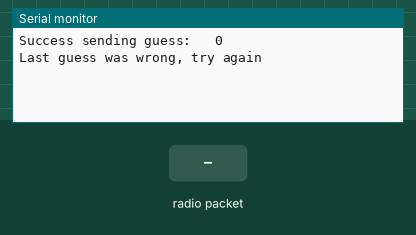
Recording of a sketch running on a simulated Arduino Uno, built with avr-gcc and run on an emulated ATmega328P. On the bench: the last lines printed to the serial monitor. The inputs (shaded band) are chosen by the test bench. No radio packets arrive unless stated.

Above: at 1.2 s.
1.3 s: radio packet "5" arrives
At 2.1 s:
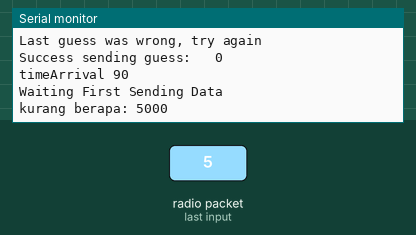
2.8 s: radio packet "90" arrives
At 4.66 s:
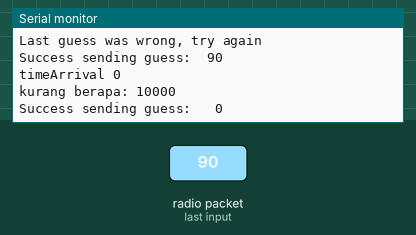

Measured:
- after the input at 1.3 s, the serial monitor: prints a new line at once (image 1)
- after the input at 2.8 s, the serial monitor: prints a new line after 0.71 s (image 2)

The sketch:

client1.ino
```cpp
#include <SPI.h>    //tambahkan librayr untuk komuniaksi spi
#include <nRF24L01.h> //tambahkan library NRF
#include <RF24.h>
#include <dht.h>  //tambahkan library untuk DHT

#define DHT11_PIN A1  //pin dht 11 di A1

dht DHT;  //object deklarasi untuk dht

const int pinCE = 9;  //pin ce untuk NRF
const int pinCSN = 10; //pin CSN untuk NRF
RF24 radio(pinCE, pinCSN);  //deklarasi object yg digunakan untuk NRF
#define WHICH_NODE 2      //id node
const uint64_t wAddress[] = {0x7878787878LL, 0xB3B4B5B6F1LL, 0xB3B4B5B6CDLL, 0xB3B4B5B6A3LL, 0xB3B4B5B60FLL, 0xB3B4B5B605LL}; //alamat node yg akan digunakan
const uint64_t PTXpipe = wAddress[ WHICH_NODE - 1 ];    //inisialisasi alamat transfer untuk NRF
byte counter = 1; //

long int timeArrival = 0;
long int dataArrival = 0;
long int currentMillis = 0;
int kurangMillis = 0;

int RawValue= 0;
int voltMeter = 0;
int validSync = 0;

char data[32];
String valSplit[7];

boolean timeSync = false;
boolean firstSending = false;

int paketKe = 0;

void setup()
{
  Serial.begin(115200);   //inisialisasi baudrate
  radio.begin();                  //aktifasi untuk NRF
  radio.setPayloadSize(32);       //banyaknya jml data yg di pakai sebanyak 32byte
  radio.setPALevel(RF24_PA_LOW);  //
  radio.setChannel(108);          //setting channel yg digunakan
  radio.openReadingPipe(0,PTXpipe);   //open reading untuk alamat yg digunakan

  radio.stopListening();              //stop listening dan start untuk pengiriman data

}

void loop()
{
  while(!timeSync)  //jika belum sycrone waktu lakukan sync time
  {
    syncTime(); //panggil function sync time
  }
  while(timeSync) //jika sudah sync waktu maka...
  {
    DHT.read11(DHT11_PIN);              //baca dht
    int DhtTemp = int(DHT.temperature); //ambil nilai temperature
    int DhtHumi = int(DHT.humidity);    //ambil nilai humidity
    RawValue = analogRead(A2);          //ambil data RAW dari analog read 2 untuk data ACS
    voltMeter = analogRead(A0);         //ambil data RAW dari sensor tegangan

    if((millis() - currentMillis) >= kurangMillis && !firstSending) //jika waktu = 10 detik pertama
    {
      Serial.println("first sending data");

      sprintf(data,"%2d,%2d,%4d,%4d,%2d",DhtTemp, DhtHumi, RawValue, voltMeter, paketKe); //kirim data temperature, humi, raw value ampere, raw value voltmeter dan paketke X
      radio.openWritingPipe(PTXpipe); //open writing untuk alamat NRF
      if (!radio.write( &data, 32 ))  //jika tidak terkirim data maka..
      {
         Serial.println("Guess delivery failed");   //tampilkan berikut
      }
      else  //jika berhasil mengirim data maka...
      {
        timeArrival = millis();
        Serial.print("Success sending guess: ");
        Serial.println(data);
        radio.startListening();
        unsigned long startTimer = millis();
        bool timeout = false;
        while ( !radio.available() && !timeout )  //jika NRF tidak mendapat balasan
        {

          if (millis() - startTimer > 200 )   //selama lebih dari 200milisecond maka
          {
            timeout = true; //time out = true
          }
        }
        if (timeout)
        {
          Serial.println();
        }
        else    //tampilkan jika RTO untuk mendapatkan balasan
        {
          Serial.println("RTO");
        }
        radio.stopListening();
      }
      currentMillis = millis();
      firstSending = true;

    }
    if((millis() - currentMillis) >= 10000 && firstSending) //jika 10 detik kedua dan seterusnya
    {
      Serial.println("continous data");

      sprintf(data,"%2d,%2d,%4d,%4d,%2d",DhtTemp, DhtHumi, RawValue, voltMeter, paketKe); //kirimkan data
      radio.openWritingPipe(PTXpipe);
      if (!radio.write( &data, 32 ))
      {
         Serial.println("Guess delivery failed");
      }
      else
      {
        timeArrival = millis();
        Serial.print("Success sending guess: ");
        Serial.println(data);
        radio.startListening();
        unsigned long startTimer = millis();
        bool timeout = false;
        while ( !radio.available() && !timeout )
        {

          if (millis() - startTimer > 200 )
          {
            timeout = true;
          }
        }
        if (timeout)
        {
          Serial.println();
        }
        else
        {
          Serial.println("RTO");
        }
        radio.stopListening();
      }
      paketKe++;
      currentMillis = millis();
    }


  }

}

void syncTime()     //syncronisasi waktu
{
   sprintf(data,"%3d",dataArrival); //kirimkan data waktu balasan
   radio.openWritingPipe(PTXpipe);  //open writing
   if (!radio.write( &data, 32 )) //ada balasan???
   {
       Serial.println("Guess delivery failed");
   }
   else
   {
      timeArrival = millis();
      Serial.print("Success sending guess: ");
      Serial.println(data);
      radio.startListening();
      unsigned long startTimer = millis();
      bool timeout = false;
      while ( !radio.available() && !timeout )
      {

        if (millis() - startTimer > 200 )
        {
          timeout = true;
        }
      }
      if (timeout)
      {
        Serial.println("Last guess was wrong, try again");
      }
      else                            //jika ada balasan
      {
        Serial.print("timeArrival ");
        dataArrival = millis() - timeArrival; //cari nilai data waktu antara pengiriman dan balasan
        Serial.println(dataArrival);
        radio.read( &data,32);    //baca data yg masuk
        String myData = String(data); //data yg mausk di jadikan string
        parseData(myData, ","); //split data yg masuk

        int serverMillis = valSplit[1].toInt(); //jadikan integer
        int modTenSecond = 9-(valSplit[0].toInt()%10);  //cari nilai 10 detik terdekat
        kurangMillis = (modTenSecond*1000) + (1000-serverMillis); //cari waktu milisecond ke 10 detik terdekat

        if(kurangMillis < 10000)
        {
          if(validSync >= 1)  //lakukan sync waktu selama 2x
          {
            timeSync = true;
          }
          currentMillis = millis();
          radio.stopListening();
          Serial.println();
          Serial.println("Waiting First Sending Data\n");
          validSync++;
        }

        Serial.print("kurang berapa: ");
        Serial.println(kurangMillis);
        Serial.println();
      }
      radio.stopListening();
   }
   delay(1000);
}

void parseData(String text, String key) //proses split data sama seperti pada server
{
  int countSplitSecond=0;
  int lastIndexSecond=0;
  text += key;

  //Serial.println(text);
  for(int j = 0; j < text.length(); j++)
  {
    if(text.substring(j, j+1) == key)
    {
      valSplit[countSplitSecond] = text.substring(lastIndexSecond,j);
      lastIndexSecond = j + 1;
      //Serial.print(countSplitSecond);
      //Serial.print(":");
      //Serial.println(valSplit[countSplitSecond]);
      countSplitSecond++;
    }
  }

}
```
